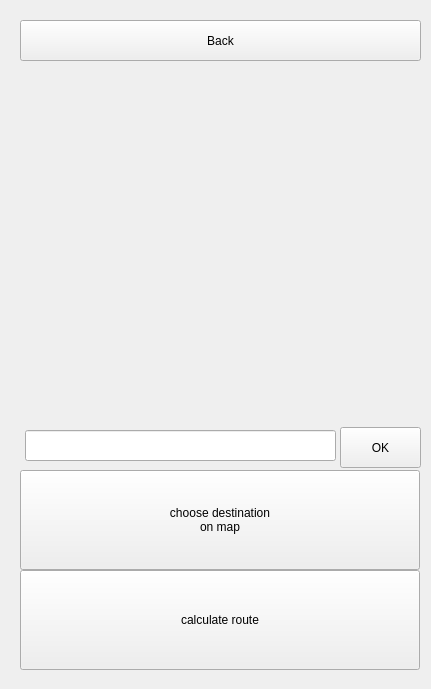
      <widget class="QWidget" name="page3">
       <widget class="QPushButton" name="button_endChosen">
        <property name="geometry">
         <rect>
          <x>20</x>
          <y>570</y>
          <width>400</width>
          <height>100</height>
         </rect>
        </property>
        <property name="minimumSize">
         <size>
          <width>400</width>
          <height>100</height>
         </size>
        </property>
        <property name="maximumSize">
         <size>
          <width>400</width>
          <height>100</height>
         </size>
        </property>
        <property name="text">
         <string>calculate route</string>
        </property>
       </widget>
       <widget class="QPushButton" name="button_chooseEnd">
        <property name="geometry">
         <rect>
          <x>20</x>
          <y>470</y>
          <width>400</width>
          <height>100</height>
         </rect>
        </property>
        <property name="minimumSize">
         <size>
          <width>400</width>
          <height>100</height>
         </size>
        </property>
        <property name="maximumSize">
         <size>
          <width>400</width>
          <height>100</height>
         </size>
        </property>
        <property name="text">
         <string>choose destination
on map</string>
        </property>
       </widget>
       <widget class="QPushButton" name="button_goBack3">
        <property name="geometry">
         <rect>
          <x>20</x>
          <y>20</y>
          <width>401</width>
          <height>41</height>
         </rect>
        </property>
        <property name="text">
         <string>Back</string>
        </property>
       </widget>
       <widget class="QLineEdit" name="inputStreet">
        <property name="geometry">
         <rect>
          <x>25</x>
          <y>430</y>
          <width>311</width>
          <height>31</height>
         </rect>
        </property>
        <property name="minimumSize">
         <size>
          <width>0</width>
          <height>31</height>
         </size>
        </property>
       </widget>
       <widget class="QPushButton" name="button_searchStreet">
        <property name="geometry">
         <rect>
          <x>340</x>
          <y>427</y>
          <width>81</width>
          <height>41</height>
         </rect>
        </property>
        <property name="minimumSize">
         <size>
          <width>0</width>
          <height>41</height>
         </size>
        </property>
        <property name="text">
         <string>OK</string>
        </property>
       </widget>
       <widget class="QgsMapCanvas" name="QgsMapCanvas3" native="true">
        <property name="geometry">
         <rect>
          <x>20</x>
          <y>10</y>
          <width>402</width>
          <height>670</height>
         </rect>
        </property>
        <property name="minimumSize">
         <size>
          <width>402</width>
          <height>670</height>
         </size>
        </property>
        <property name="maximumSize">
         <size>
          <width>402</width>
          <height>670</height>
         </size>
        </property>
       </widget>
       <zorder>QgsMapCanvas3</zorder>
       <zorder>button_endChosen</zorder>
       <zorder>button_chooseEnd</zorder>
       <zorder>button_goBack3</zorder>
       <zorder>inputStreet</zorder>
       <zorder>button_searchStreet</zorder>
      </widget>
